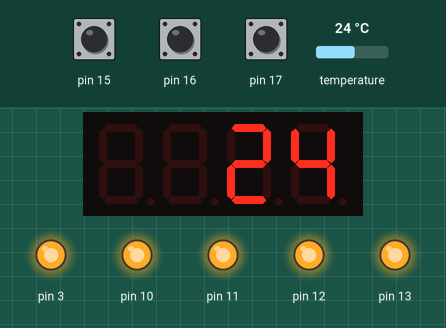
Bench run of a sketch on a simulated Arduino Uno, built with avr-gcc and run on an emulated ATmega328P. On the bench: 4-digit seven-segment display, output pins drawn as LEDs (lit = HIGH). The inputs (shaded band) are chosen by the test bench; at power-on: temperature 24 °C, pin 15 HIGH, pin 16 HIGH, pin 17 HIGH.

Above: at 1.2 s.
1.3 s: temperature set to 12 °C
At 2.2 s:
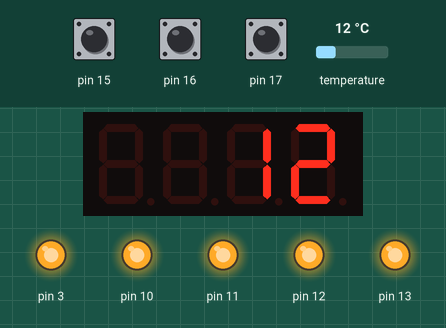
2.8 s: temperature set to 19 °C
At 3.5 s:
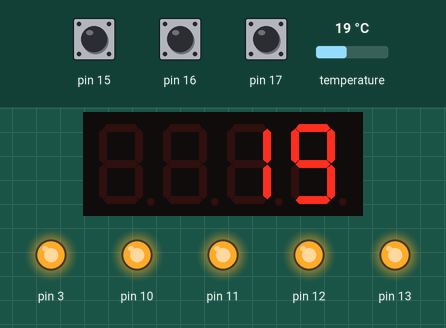
4.3 s: temperature set to 28 °C
At 4.9 s:
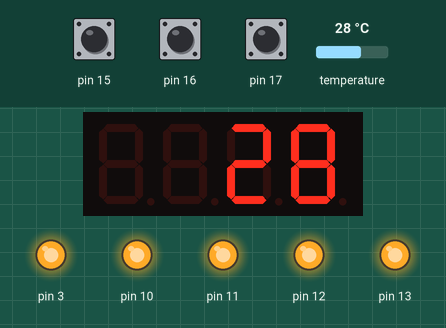
Timing chart, 0 to 7.3 s (numbered marks = the images above; inputs shaded):
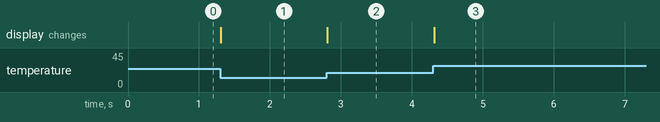

Measured:
- after the input at 1.3 s, the display: changes at once (image 1)
- after the input at 2.8 s, the display: changes at once (image 2)
- after the input at 4.3 s, the display: changes at once (image 3)

The sketch:

MFS_Temp_LM35_Test.ino
```cpp
#include <MultiFuncShield.h>

// NOTE: make sure jumper J1 is removed from shield, and that LM35 is inserted correctly.
void setup() {
 // put your setup code here, to run once:
 MFS.initialize(); // initialize multi-function shield library

 // Initialize using a low pass filter.
 // Choose either: SMOOTHING_NONE, SMOOTHING_MODERATE or SMOOTHING_STRONG
 MFS.initLM35(SMOOTHING_NONE);
}
void loop() {
 // put your main code here, to run repeatedly:
 int tempCentigrade = MFS.getLM35Data(); // get centigrade in 1/10 of degree.

 MFS.write((float)tempCentigrade / 10, 0); // display temp to 1 decimal place.

 delay(100);
}
```
